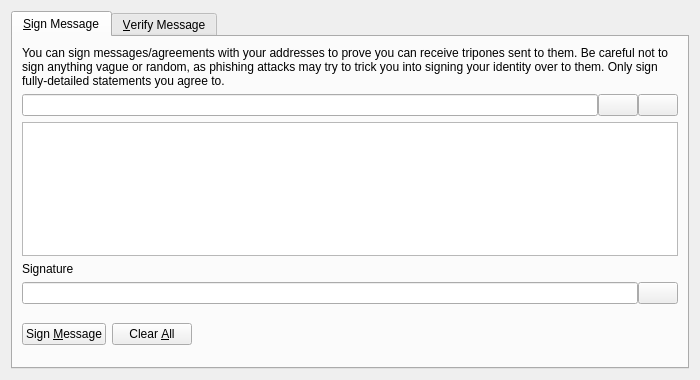
<?xml version="1.0" encoding="UTF-8"?>
<ui version="4.0">
 <class>SignVerifyMessageDialog</class>
 <widget class="QDialog" name="SignVerifyMessageDialog">
  <property name="geometry">
   <rect>
    <x>0</x>
    <y>0</y>
    <width>700</width>
    <height>380</height>
   </rect>
  </property>
  <property name="windowTitle">
   <string>Signatures - Sign / Verify a Message</string>
  </property>
  <property name="modal">
   <bool>true</bool>
  </property>
  <layout class="QVBoxLayout" name="verticalLayout">
   <item>
    <widget class="QTabWidget" name="tabWidget">
     <property name="currentIndex">
      <number>0</number>
     </property>
     <widget class="QWidget" name="tabSignMessage">
      <attribute name="title">
       <string>&amp;Sign Message</string>
      </attribute>
      <layout class="QVBoxLayout" name="verticalLayout_SM">
       <item>
        <widget class="QLabel" name="infoLabel_SM">
         <property name="text">
          <string>You can sign messages/agreements with your addresses to prove you can receive tripones sent to them. Be careful not to sign anything vague or random, as phishing attacks may try to trick you into signing your identity over to them. Only sign fully-detailed statements you agree to.</string>
         </property>
         <property name="textFormat">
          <enum>Qt::PlainText</enum>
         </property>
         <property name="wordWrap">
          <bool>true</bool>
         </property>
        </widget>
       </item>
       <item>
        <layout class="QHBoxLayout" name="horizontalLayout_1_SM">
         <property name="spacing">
          <number>0</number>
         </property>
         <item>
          <widget class="QValidatedLineEdit" name="addressIn_SM">
           <property name="toolTip">
            <string>The Tripone address to sign the message with</string>
           </property>
          </widget>
         </item>
         <item>
          <widget class="QPushButton" name="addressBookButton_SM">
           <property name="toolTip">
            <string>Choose previously used address</string>
           </property>
           <property name="text">
            <string/>
           </property>
           <property name="icon">
            <iconset resource="../tripone.qrc">
             <normaloff>:/icons/address-book</normaloff>:/icons/address-book</iconset>
           </property>
           <property name="shortcut">
            <string>Alt+A</string>
           </property>
           <property name="autoDefault">
            <bool>false</bool>
           </property>
          </widget>
         </item>
         <item>
          <widget class="QPushButton" name="pasteButton_SM">
           <property name="toolTip">
            <string>Paste address from clipboard</string>
           </property>
           <property name="text">
            <string/>
           </property>
           <property name="icon">
            <iconset resource="../tripone.qrc">
             <normaloff>:/icons/editpaste</normaloff>:/icons/editpaste</iconset>
           </property>
           <property name="shortcut">
            <string>Alt+P</string>
           </property>
           <property name="autoDefault">
            <bool>false</bool>
           </property>
          </widget>
         </item>
        </layout>
       </item>
       <item>
        <widget class="QPlainTextEdit" name="messageIn_SM">
         <property name="toolTip">
          <string>Enter the message you want to sign here</string>
         </property>
        </widget>
       </item>
       <item>
        <widget class="QLabel" name="signatureLabel_SM">
         <property name="text">
          <string>Signature</string>
         </property>
         <property name="textFormat">
          <enum>Qt::PlainText</enum>
         </property>
        </widget>
       </item>
       <item>
        <layout class="QHBoxLayout" name="horizontalLayout_2_SM">
         <property name="spacing">
          <number>0</number>
         </property>
         <item>
          <widget class="QLineEdit" name="signatureOut_SM">
           <property name="font">
            <font>
             <italic>true</italic>
            </font>
           </property>
           <property name="readOnly">
            <bool>true</bool>
           </property>
          </widget>
         </item>
         <item>
          <widget class="QPushButton" name="copySignatureButton_SM">
           <property name="toolTip">
            <string>Copy the current signature to the system clipboard</string>
           </property>
           <property name="text">
            <string/>
           </property>
           <property name="icon">
            <iconset resource="../tripone.qrc">
             <normaloff>:/icons/editcopy</normaloff>:/icons/editcopy</iconset>
           </property>
           <property name="autoDefault">
            <bool>false</bool>
           </property>
          </widget>
         </item>
        </layout>
       </item>
       <item>
        <layout class="QHBoxLayout" name="horizontalLayout_3_SM">
         <item>
          <widget class="QPushButton" name="signMessageButton_SM">
           <property name="toolTip">
            <string>Sign the message to prove you own this Tripone address</string>
           </property>
           <property name="text">
            <string>Sign &amp;Message</string>
           </property>
           <property name="icon">
            <iconset resource="../tripone.qrc">
             <normaloff>:/icons/edit</normaloff>:/icons/edit</iconset>
           </property>
           <property name="autoDefault">
            <bool>false</bool>
           </property>
          </widget>
         </item>
         <item>
          <widget class="QPushButton" name="clearButton_SM">
           <property name="toolTip">
            <string>Reset all sign message fields</string>
           </property>
           <property name="text">
            <string>Clear &amp;All</string>
           </property>
           <property name="icon">
            <iconset resource="../tripone.qrc">
             <normaloff>:/icons/remove</normaloff>:/icons/remove</iconset>
           </property>
           <property name="autoDefault">
            <bool>false</bool>
           </property>
          </widget>
         </item>
         <item>
          <spacer name="horizontalSpacer_1_SM">
           <property name="orientation">
            <enum>Qt::Horizontal</enum>
           </property>
           <property name="sizeHint" stdset="0">
            <size>
             <width>40</width>
             <height>48</height>
            </size>
           </property>
          </spacer>
         </item>
         <item>
          <widget class="QLabel" name="statusLabel_SM">
           <property name="font">
            <font>
             <weight>75</weight>
             <bold>true</bold>
            </font>
           </property>
           <property name="text">
            <string/>
           </property>
           <property name="wordWrap">
            <bool>true</bool>
           </property>
          </widget>
         </item>
         <item>
          <spacer name="horizontalSpacer_2_SM">
           <property name="orientation">
            <enum>Qt::Horizontal</enum>
           </property>
           <property name="sizeHint" stdset="0">
            <size>
             <width>40</width>
             <height>48</height>
            </size>
           </property>
          </spacer>
         </item>
        </layout>
       </item>
      </layout>
     </widget>
     <widget class="QWidget" name="tabVerifyMessage">
      <attribute name="title">
       <string>&amp;Verify Message</string>
      </attribute>
      <layout class="QVBoxLayout" name="verticalLayout_VM">
       <item>
        <widget class="QLabel" name="infoLabel_VM">
         <property name="text">
          <string>Enter the receiver's address, message (ensure you copy line breaks, spaces, tabs, etc. exactly) and signature below to verify the message. Be careful not to read more into the signature than what is in the signed message itself, to avoid being tricked by a man-in-the-middle attack. Note that this only proves the signing party receives with the address, it cannot prove sendership of any transaction!</string>
         </property>
         <property name="textFormat">
          <enum>Qt::PlainText</enum>
         </property>
         <property name="alignment">
          <set>Qt::AlignLeading|Qt::AlignLeft|Qt::AlignTop</set>
         </property>
         <property name="wordWrap">
          <bool>true</bool>
         </property>
        </widget>
       </item>
       <item>
        <layout class="QHBoxLayout" name="horizontalLayout_1_VM">
         <property name="spacing">
          <number>0</number>
         </property>
         <item>
          <widget class="QValidatedLineEdit" name="addressIn_VM">
           <property name="toolTip">
            <string>The Tripone address the message was signed with</string>
           </property>
          </widget>
         </item>
         <item>
          <widget class="QPushButton" name="addressBookButton_VM">
           <property name="toolTip">
            <string>Choose previously used address</string>
           </property>
           <property name="text">
            <string/>
           </property>
           <property name="icon">
            <iconset resource="../tripone.qrc">
             <normaloff>:/icons/address-book</normaloff>:/icons/address-book</iconset>
           </property>
           <property name="shortcut">
            <string>Alt+A</string>
           </property>
           <property name="autoDefault">
            <bool>false</bool>
           </property>
          </widget>
         </item>
        </layout>
       </item>
       <item>
        <widget class="QPlainTextEdit" name="messageIn_VM"/>
       </item>
       <item>
        <widget class="QValidatedLineEdit" name="signatureIn_VM"/>
       </item>
       <item>
        <layout class="QHBoxLayout" name="horizontalLayout_2_VM">
         <item>
          <widget class="QPushButton" name="verifyMessageButton_VM">
           <property name="toolTip">
            <string>Verify the message to ensure it was signed with the specified Tripone address</string>
           </property>
           <property name="text">
            <string>Verify &amp;Message</string>
           </property>
           <property name="icon">
            <iconset resource="../tripone.qrc">
             <normaloff>:/icons/transaction_0</normaloff>:/icons/transaction_0</iconset>
           </property>
           <property name="autoDefault">
            <bool>false</bool>
           </property>
          </widget>
         </item>
         <item>
          <widget class="QPushButton" name="clearButton_VM">
           <property name="toolTip">
            <string>Reset all verify message fields</string>
           </property>
           <property name="text">
            <string>Clear &amp;All</string>
           </property>
           <property name="icon">
            <iconset resource="../tripone.qrc">
             <normaloff>:/icons/remove</normaloff>:/icons/remove</iconset>
           </property>
           <property name="autoDefault">
            <bool>false</bool>
           </property>
          </widget>
         </item>
         <item>
          <spacer name="horizontalSpacer_1_VM">
           <property name="orientation">
            <enum>Qt::Horizontal</enum>
           </property>
           <property name="sizeHint" stdset="0">
            <size>
             <width>40</width>
             <height>48</height>
            </size>
           </property>
          </spacer>
         </item>
         <item>
          <widget class="QLabel" name="statusLabel_VM">
           <property name="font">
            <font>
             <weight>75</weight>
             <bold>true</bold>
            </font>
           </property>
           <property name="text">
            <string/>
           </property>
           <property name="wordWrap">
            <bool>true</bool>
           </property>
          </widget>
         </item>
         <item>
          <spacer name="horizontalSpacer_2_VM">
           <property name="orientation">
            <enum>Qt::Horizontal</enum>
           </property>
           <property name="sizeHint" stdset="0">
            <size>
             <width>40</width>
             <height>48</height>
            </size>
           </property>
          </spacer>
         </item>
        </layout>
       </item>
      </layout>
     </widget>
    </widget>
   </item>
  </layout>
 </widget>
 <customwidgets>
  <customwidget>
   <class>QValidatedLineEdit</class>
   <extends>QLineEdit</extends>
   <header>qvalidatedlineedit.h</header>
  </customwidget>
 </customwidgets>
 <resources>
  <include location="../tripone.qrc"/>
 </resources>
 <connections/>
</ui>
